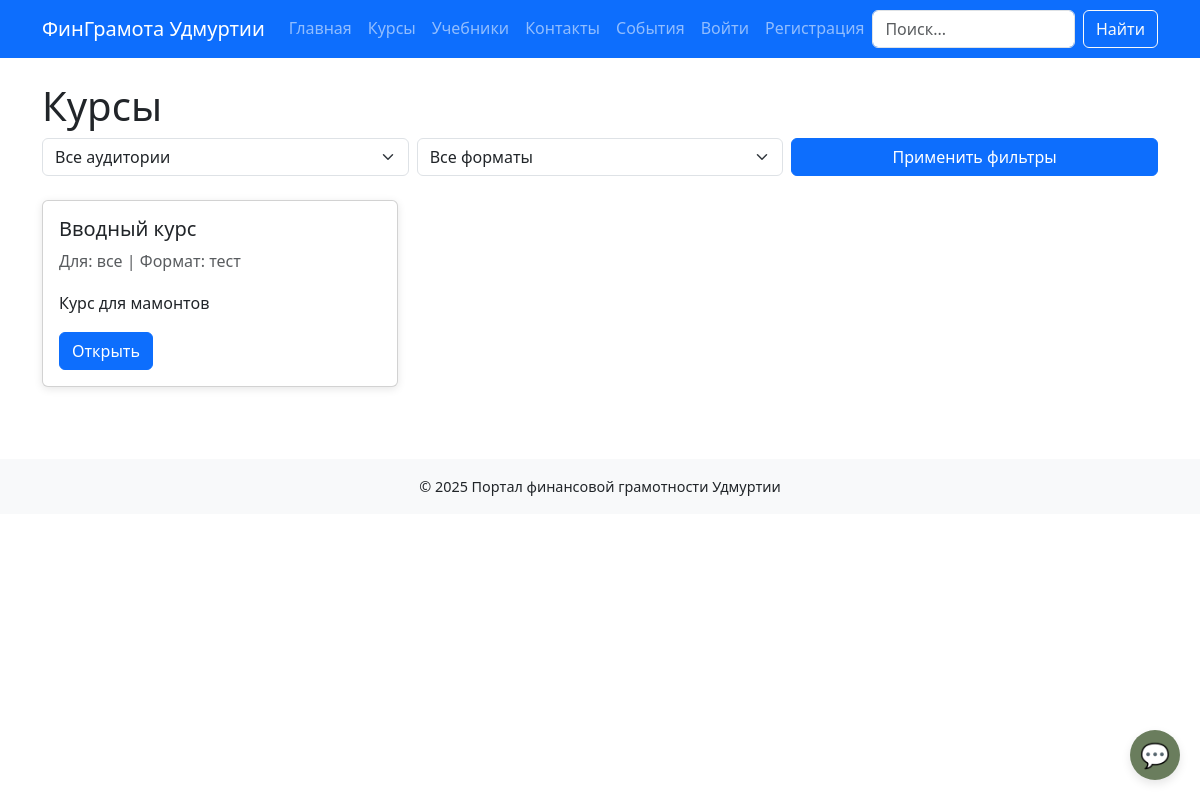
Page /courses/ on the earlier database version.
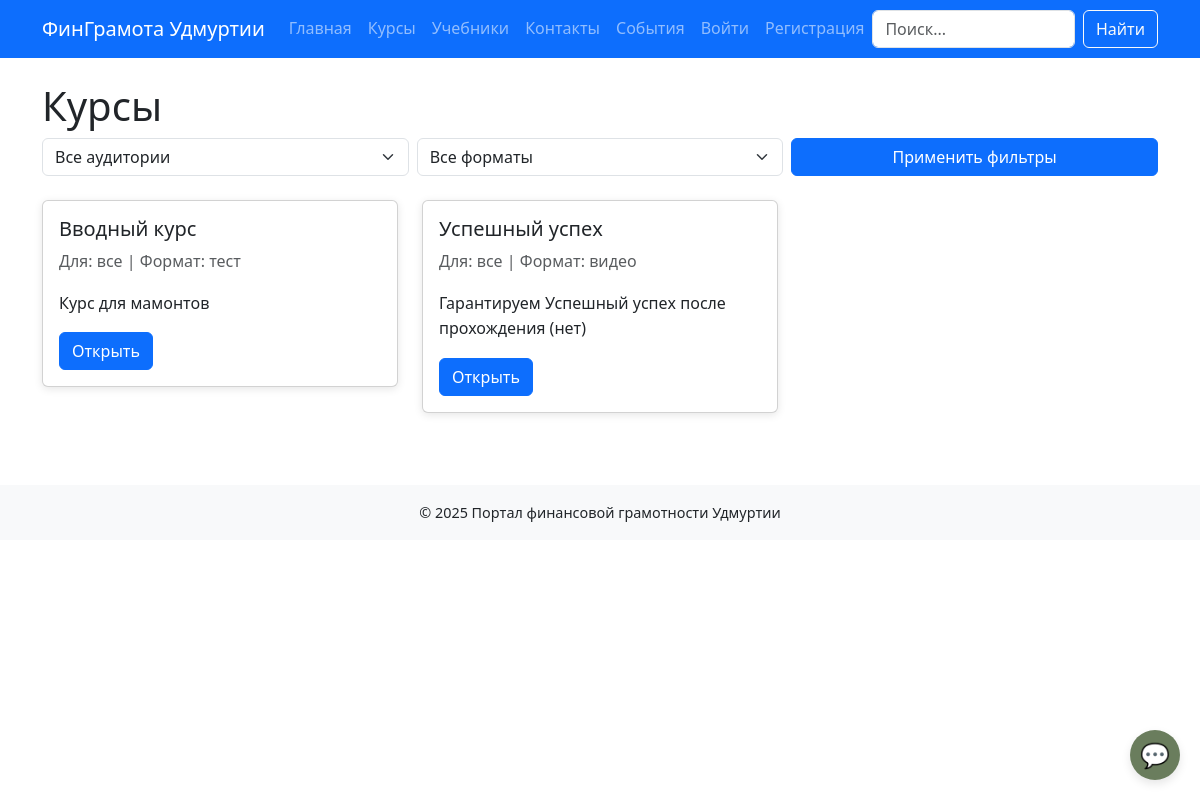
Same page on the later database version.
### courses/models.py (models this page shows, shortened)
class Course(models.Model):
    title = models.CharField(max_length=200)
    description = models.TextField()
    audience = models.CharField(max_length=50, choices=AUDIENCE_CHOICES, default='все')
    format_type = models.CharField(max_length=50, choices=FORMAT_CHOICES, default='текст')
    created_at = models.DateTimeField(auto_now_add=True)

### courses/views.py (the view)
# urls.py: path('', views.course_list_view, name='list'),
def course_list_view(request):
    courses = Course.objects.all()
    audience = request.GET.get('audience')
    format_type = request.GET.get('format')
    if audience:
        courses = courses.filter(audience=audience)
    if format_type:
        courses = courses.filter(format_type=format_type)
    return render(request, 'courses/list.html', {'courses': courses})

### templates/courses/list.html (shortened to what this page needs)
{% extends 'base.html' %}
{% block content %}
<h1>Курсы</h1>
<form method="get" class="mb-4">
  <div class="row g-2">
    <div class="col-12 col-md-4">
      <select name="audience" class="form-select">
        <option value="">Все аудитории</option>
      </select>
    </div>
    <div class="col-12 col-md-4">
      <select name="format" class="form-select">
        <option value="">Все форматы</option>
      </select>
    </div>
    <div class="col-12 col-md-4 d-grid">
      <button type="submit" class="btn btn-primary">Применить фильтры</button>
    </div>
  </div>
</form>
<div class="row">
    {% for course in courses %}
        <div class="col-12 col-md-6 col-lg-4 mb-4">
            <div class="card">
                <div class="card-body">
                    <h5 class="card-title">{{ course.title }}</h5>
                    <p class="text-muted">Для: {{ course.audience }} | Формат: {{ course.format_type }}</p>
                    <p>{{ course.description|truncatewords:10 }}</p>
                    <a href="{% url 'courses:detail' course.id %}" class="btn btn-primary">Открыть</a>
                </div>
            </div>
        </div>
    {% empty %}
        <p>Курсы не найдены.</p>
    {% endfor %}
</div>
{% endblock %}

Differences in the rows shown:
added Course: title "Успешный успех", audience "все", format_type "видео", description "Гарантируем Успешный успех после прохождения (нет)"
